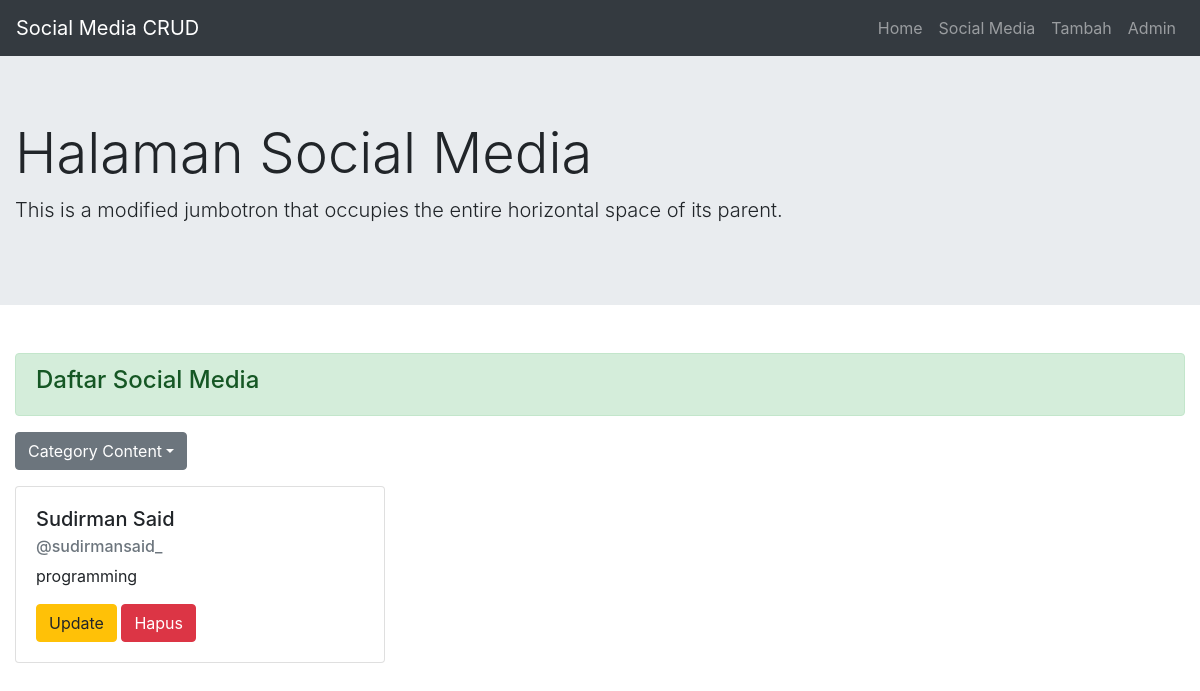
The page /socialmedia/?content=programming on the database its author committed.
### socialmedia/models.py (models this page shows, shortened)
class SocialMediaModel(models.Model):
    first_name = models.CharField(max_length=20)
    last_name = models.CharField(max_length=30)
    username = models.CharField(
        max_length=50,
        validators=[
            validasi_username
        ]
    )
    CONTENT_CATEGORIES = (
        ('programming', 'Programming'),
        ('vlog', 'Vlog'),
        ('culinary', 'Culinary'),
        ('nan', 'Not Set')
    )
    category_content = models.CharField(
        max_length=50,
        choices=CONTENT_CATEGORIES,
        default='nan'
    )

### socialmedia/views.py (the view)
# urls.py: path('', SocmedListView.as_view(), name='index'),
class SocmedListView(SocmedSubList, TemplateView):
    template_name = 'socialmedia/index.html'
    def get_context_data(self, **kwargs):
        all_social_media = self.get_user_by_content(self.request.GET)
        all_category_content = SocialMediaModel.objects.values_list(
            'category_content', flat=True).distinct()
        context = {
            'title_page': 'Social Media',
            'sub_title': 'Halaman Social Media',
            'socialmedias': all_social_media,
            'all_category_content': all_category_content
        }
        return context

### socialmedia/views.py (called while the page is built)
    def get_user_by_content(self, request_get):
        if len(request_get) == 0:
            social_media_list = SocialMediaModel.objects.all()
        elif request_get.__contains__('content'):
            social_media_list = SocialMediaModel.objects.filter(
                category_content=request_get['content'])
        else:
            social_media_list = SocialMediaModel.objects.none()
        return social_media_list

### socialmedia/templates/socialmedia/index.html (shortened to what this page needs)
{% extends 'base.html' %}
{% block additional_navbar %}
<li class="nav-item">
    <a class="nav-link" href="{% url 'socmed:tambah' %}">Tambah</a>
</li>
{% endblock additional_navbar %}
{% block content %}
<div class="alert alert-success" role="alert">
    <h4 class="alert-heading">Daftar Social Media</h4>
</div>
<div class="row mb-3">
    <div class="col">
        <div class="dropdown">
            <button class="btn btn-secondary dropdown-toggle" type="button" id="dropdownMenuButton"
                data-toggle="dropdown" aria-haspopup="true" aria-expanded="false">Category Content</button>
        </div>
    </div>
</div>
<div class="row">
    {% for socialmedia in socialmedias %}
    <div class="col-lg-4 mb-3">
        <div class="card">
            <div class="card-body">
                <h5 class="card-title">{{socialmedia.first_name.capitalize}} {{socialmedia.last_name.capitalize}}</h5>
                <h6 class="card-subtitle mb-2 text-muted">{{socialmedia.username.capitalize}}</h6>
                <p class="card-text">{{socialmedia.category_content}}</p>
                <a href="{% url 'socmed:update' id_username=socialmedia.id %}" class="btn btn-warning">Update</a>
                <a href="{% url 'socmed:hapus' id_username=socialmedia.id %}" class="btn btn-danger">Hapus</a>
            </div>
        </div>
    </div>
    {% endfor %}
</div>
{% endblock content %}

### rows shown on the page
SocialMediaModel: first_name "Sudirman", last_name "Said", username "@sudirmansaid_", category_content "programming"

### other values the page prints
{{ sub_title }} "Halaman Social Media"
